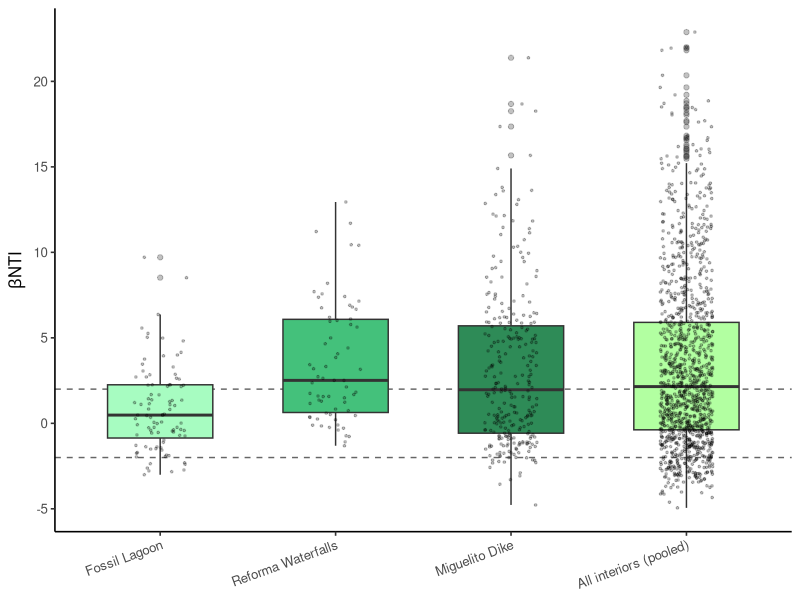
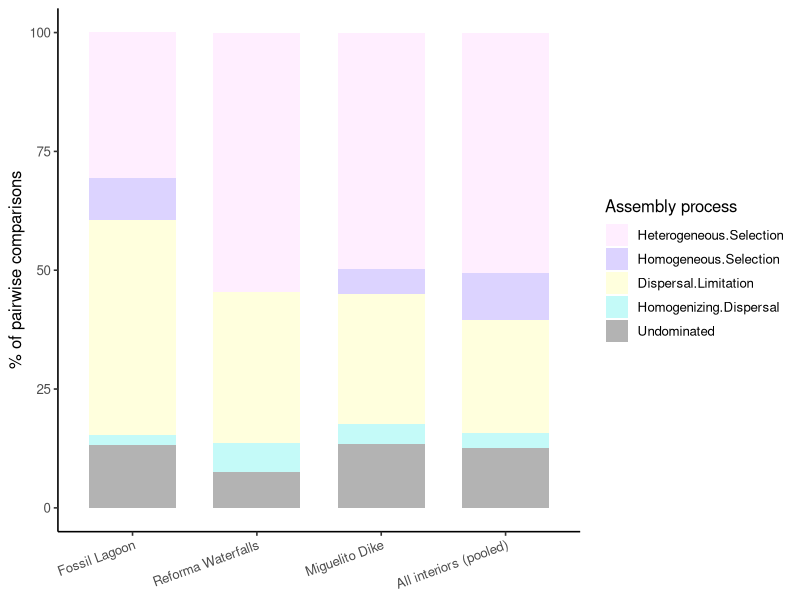

These charts were generated, in order, by the following R code:
## ---- chunk 1
#| label: libs
#| message: false
#| warning: false
library(tidyverse)
## ---- chunk 2
#| label: palette
# Localities — consistent with the rest of the site (loc_colors)
loc_colors <- c("Fossil Lagoon"          = "#A7fcc1",
                "Reforma Waterfalls"     = "#44C17B",
                "Miguelito Dike"         = "#2E8B57",
                "All interiors (pooled)" = "#b2ffa1")

# Assembly processes — greens/teals coherent with the site
process_colors <- c("Heterogeneous.Selection" = "#ffeeff",
                    "Homogeneous.Selection"   = "#dcd3ff",
                    "Dispersal.Limitation"    = "#FFFFDD",
                    "Homogenizing.Dispersal"  = "#c4faf8",
                    "Undominated"             = "gray70")

process_order <- c("Heterogeneous.Selection","Homogeneous.Selection",
                   "Dispersal.Limitation","Homogenizing.Dispersal","Undominated")
group_order   <- c("Fossil Lagoon","Reforma Waterfalls",
                   "Miguelito Dike","All interiors (pooled)")
## ---- chunk 3
#| label: load-results
#| message: false
todos   <- read_csv("06.null-models-results/qpen_pairwise_all.csv",
                    show_col_types = FALSE)
resumen <- read_csv("06.null-models-results/qpen_process_summary.csv",
                    show_col_types = FALSE)

todos$grupo     <- factor(todos$grupo, levels = group_order)
resumen$grupo   <- factor(resumen$grupo, levels = group_order)
resumen$process <- factor(resumen$process, levels = process_order)
## ---- chunk 4
#| label: fig-bnti
#| fig-width: 7.5
#| fig-height: 5
#| warning: false
ggplot(todos, aes(grupo, bNTI, fill = grupo)) +
  geom_hline(yintercept = c(-2, 2), linetype = "dashed", colour = "grey40") +
  geom_boxplot(width = 0.6, outlier.alpha = 0.3) +
  geom_jitter(width = 0.15, alpha = 0.25, size = 0.6) +
  scale_fill_manual(values = loc_colors) +
  labs(x = NULL, y = expression(beta*"NTI")) +
  theme_classic(base_size = 12) +
  theme(legend.position = "none",
        axis.text.x = element_text(angle = 20, hjust = 1))
## ---- chunk 5
#| label: fig-stacked
#| fig-width: 8
#| fig-height: 5
ggplot(resumen, aes(grupo, porcentaje, fill = process)) +
  geom_col(width = 0.7) +
  scale_fill_manual(values = process_colors, name = "Assembly process") +
  labs(x = NULL, y = "% of pairwise comparisons") +
  theme_classic(base_size = 12) +
  theme(axis.text.x = element_text(angle = 20, hjust = 1))
## ---- chunk 6
#| label: tables
#| message: false
posthoc <- read_csv("06.null-models-results/posthoc_process_differences.csv",
                    show_col_types = FALSE)
bnti_site <- read_csv("06.null-models-results/bNTI_summary_by_site.csv",
                      show_col_types = FALSE)

knitr::kable(bnti_site, caption = "Mean βNTI per inland site.")
knitr::kable(posthoc,  caption = "Fisher's exact test between sites (BH-adjusted).")
